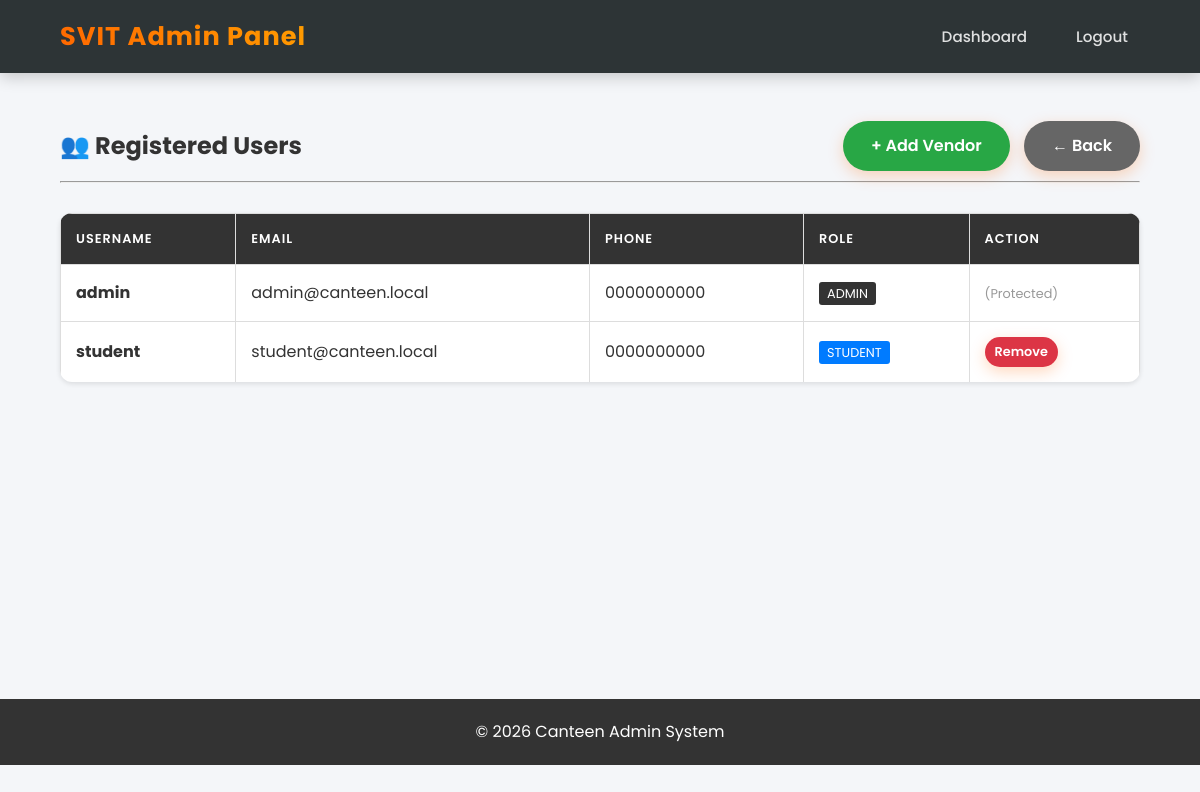
The page /admin/users.php (signed in) on the database its author committed.
### tables this page shows
CREATE TABLE `users` (
  `id` int(11) NOT NULL,
  `username` varchar(50) NOT NULL,
  `email` varchar(100) NOT NULL,
  `phone` varchar(20) NOT NULL,
  `password` varchar(255) NOT NULL,
  `role` enum('student','admin') DEFAULT 'student'
);

### admin/users.php (the view, shortened to what this page needs)
<?php
include '../includes/db_connect.php';
$sql = "SELECT * FROM users";
$result = mysqli_query($conn, $sql);
?>
<!DOCTYPE html>
<html lang="en">
<head>
    <link rel="stylesheet" href="../assets/css/style.css">
</head>
<body>
<header>
    <nav>
        <h1>SVIT Admin Panel</h1>
        <ul>
            <li><a href="dashboard.php">Dashboard</a></li>
            <li><a href="../logout.php">Logout</a></li>
        </ul>
    </nav>
</header>
<div class="container">
    <div style="display: flex; justify-content: space-between; align-items: center;">
    <h2>👥 Registered Users</h2>
    <div>
        <a href="add_vendor.php" class="btn" style="background: #28a745; margin-right: 10px;">+ Add Vendor</a>
        <a href="dashboard.php" class="btn" style="background: #666;">&larr; Back</a>
    </div>
</div>
    <hr style="margin: 10px 0 30px 0;">
    <table>
        <thead>
            <tr>
                <th>Username</th>
                <th>Email</th>
                <th>Phone</th>
                <th>Role</th>
                <th>Action</th>
            </tr>
        </thead>
        <tbody>
            <?php
            while($row = mysqli_fetch_assoc($result)):
            ?>
            <tr>
                <td><strong><?php echo $row['username']; ?></strong></td>
                <td><?php echo $row['email']; ?></td>
                <td><?php echo $row['phone']; ?></td>
                <td>
                    <?php
                    if($row['role'] == 'admin'):
                    ?>
                        <span style="background: #333; color: white; padding: 3px 8px; border-radius: 3px; font-size: 0.8rem;">ADMIN</span>
                    <?php else: ?>
                        <span style="background: #007bff; color: white; padding: 3px 8px; border-radius: 3px; font-size: 0.8rem;">STUDENT</span>
                    <?php endif; ?>
                </td>
                <td>
                    <?php if($row['role'] != 'admin'): ?>
                        <a href="users.php?action=delete&id=<?php echo $row['id']; ?>"
                           class="btn"
                           style="padding: 5px 10px; font-size: 0.8rem; background: #dc3545; text-decoration: none;"
                           onclick="return confirm('Are you sure you want to delete this user? This cannot be undone.');">
                           Remove
                        </a>
                    <?php else: ?>
                        <span style="color: #999; font-size: 0.8rem;">(Protected)</span>
                    <?php endif; ?>
                </td>
            </tr>
            <?php endwhile; ?>
        </tbody>
    </table>
</div>
<footer style="text-align: center; margin-top: 50px; padding: 20px; background: #333; color: white;">
    <p>&copy; 2026 Canteen Admin System</p>
</footer>
</body>
</html>

### assets/css/style.css (style rules this page uses)
:root { --primary-color: #ff6600; --primary-hover: #e65c00; --secondary-color: #2d3436; --bg-color: #f4f6f9; --card-bg: #ffffff; --text-color: #333333; --light-text: #666666; --success-color: #28a745; --danger-color: #dc3545; --warning-color: #ffc107; --info-color: #17a2b8; --shadow-sm: 0 2px 8px rgba(0,0,0,0.05); --shadow-md: 0 8px 20px rgba(0,0,0,0.1); --shadow-lg: 0 15px 30px rgba(0,0,0,0.15); }
* { margin: 0; padding: 0; box-sizing: border-box; font-family: 'Poppins', sans-serif; }
html { scroll-behavior: smooth; }
body { background-color: var(--bg-color); color: var(--text-color); line-height: 1.6; display: flex; flex-direction: column; min-height: 100vh; }
a { text-decoration: none; color: inherit; }
ul { list-style: none; }
header { background: var(--secondary-color); color: #fff; padding: 1rem 0; box-shadow: 0 4px 15px rgba(0,0,0,0.2); position: sticky; top: 0; z-index: 1000; }
nav { display: flex; justify-content: space-between; align-items: center; width: 90%; max-width: 1200px; margin: auto; }
nav h1 { font-size: 1.6rem; font-weight: 700; letter-spacing: 1px; background: linear-gradient(45deg, #ff6600, #ff9e00); -webkit-background-clip: text; -webkit-text-fill-color: transparent; }
nav ul { display: flex; gap: 25px; }
nav ul li a { color: rgba(255, 255, 255, 0.85); font-weight: 500; font-size: 0.95rem; padding: 8px 12px; border-radius: 5px; transition: all 0.3s ease; }
.container { width: 90%; max-width: 1200px; margin: 3rem auto; background: transparent; min-height: 60vh; animation: fadeIn 0.6s ease-out; }
.btn { display: inline-block; background: var(--primary-color); color: #fff !important; padding: 12px 28px; border-radius: 50px; border: none; cursor: pointer; font-weight: 600; font-size: 1rem; text-align: center; transition: all 0.3s ease; box-shadow: 0 5px 15px rgba(255, 102, 0, 0.25); }
table { width: 100%; border-collapse: separate; border-spacing: 0; margin-top: 20px; background: #fff; border-radius: 12px; overflow: hidden; box-shadow: var(--shadow-sm); }
th { background: var(--secondary-color); color: #fff; padding: 18px; text-align: left; font-weight: 600; text-transform: uppercase; font-size: 0.8rem; letter-spacing: 1px; }
td { padding: 15px 18px; border-bottom: 1px solid #f0f0f0; color: var(--text-color); vertical-align: middle; }
tr:last-child td { border-bottom: none; }
footer { background: var(--secondary-color); color: rgba(255,255,255,0.6); text-align: center; padding: 2rem 0; margin-top: auto; }

### admin/users.php (style rules this page uses)
table { width: 100%; border-collapse: collapse; background: white; margin-top: 20px; box-shadow: 0 2px 5px rgba(0,0,0,0.1); }
th, td { padding: 15px; border: 1px solid #ddd; text-align: left; }
th { background: #333; color: white; }

### rows shown on the page
users: username "admin", email "admin@canteen.local", phone "0000000000", role "ADMIN"
users: username "student", email "student@canteen.local", phone "0000000000", role "STUDENT"
